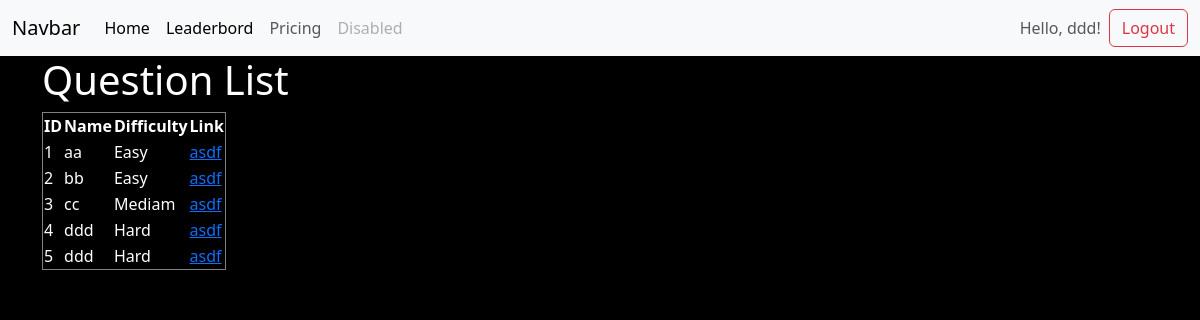
The page /pages/list_questions/ (signed in) on the database its author committed.
### pages/models.py (models this page shows, shortened)
class question_list(models.Model):
   question_id = models.AutoField(primary_key=True)
   question_name = models.CharField(max_length=255)
   question_statement = models.TextField()
   difficulty_choices = [
      ("easy", "Easy"),
      ("mediam", "Mediam"),
      ("hard", "Hard"),
   ]
   difficulty = models.CharField(max_length=6, choices=difficulty_choices, default="easy")

### pages/views.py (the view)
# urls.py: path('list_questions/', views.list, name='question_list'),
def list (request):
   questions = question_list.objects.all()
   return render(request, "question_list.html", {"questions" : questions})

### pages/templates/question_list.html
{% extends 'base.html' %}
{% block title %}Coding Prep {% endblock %} {% block content %}
<h1>Question List</h1>
    <table border="1">
      <thead>
        <tr>
          <th>ID</th>
          <th>Name</th>
          <th>Difficulty</th>
          <th>Link</th>
        </tr>
      </thead>
      <tbody>
        {% for question in questions %}
        <tr>
          <td>{{ question.question_id }}</td>
          <td>{{ question.question_name }}</td>
          <td>{{ question.get_difficulty_display }}</td>
          <td><a href={% url 'question_detail' question.question_id %}>asdf</a></td>
        </tr>
        {% empty %}
        <tr>
          <td colspan="4">No questions available.</td>
        </tr>
        {% endfor %}
      </tbody>
    </table>
{% endblock %}

### templates/base.html (shortened to what this page needs)
<!DOCTYPE html>
<html lang="en">
<head>
   <link rel="stylesheet" href="https://cdn.jsdelivr.net/npm/bootstrap@5.3.3/dist/css/bootstrap.min.css" />
</head>
<body>
   <nav class="navbar navbar-expand-lg navbar-light bg-light">
      <div class="container-fluid">
         <a class="navbar-brand" href="#">Navbar</a>
         <div class="collapse navbar-collapse" id="navbarNavAltMarkup">
            <div class="navbar-nav">
               <a class="nav-link active" aria-current="page" href="{% url 'homepage' %}">Home</a>
               <a class="nav-link active" aria-current="page" href="{% url 'leaderbord' %}">Leaderbord</a>
               <a class="nav-link" href="#">Pricing</a>
               <a class="nav-link disabled" href="#" tabindex="-1" aria-disabled="true">Disabled</a>
            </div>
            <div class="navbar-nav ms-auto">
               {% if not request.path == '/account/login/' and not request.path == '/account/register/' %}
               {% if user.is_authenticated %}
               <div class="d-flex align-items-center">
                  <span class="nav-link">Hello, {{ user.username }}!</span>
                  <a class="btn btn-outline-danger" href="{% url 'logout' %}" role="button">Logout</a>
               </div>
               {% else %}
               <a class="btn btn-outline-primary" href="{% url 'user_registration' %}" role="button">Sign
                  In/Register</a>
               {% endif %}
               {%endif%}
            </div>
         </div>
      </div>
   </nav>
   <div class="container">
      {% block content %}{% endblock %}
   </div>
</body>
</html>

### templates/base.html (style rules this page uses)
body { background-color: black; color: white; }

### rows shown on the page
question_list: question_id "1", question_name "aa", difficulty "Easy"
question_list: question_id "2", question_name "bb", difficulty "Easy"
question_list: question_id "3", question_name "cc", difficulty "Mediam"
question_list: question_id "4", question_name "ddd", difficulty "Hard"
question_list: question_id "5", question_name "ddd", difficulty "Hard"

### other values the page prints
{{ user.username }} "ddd"
